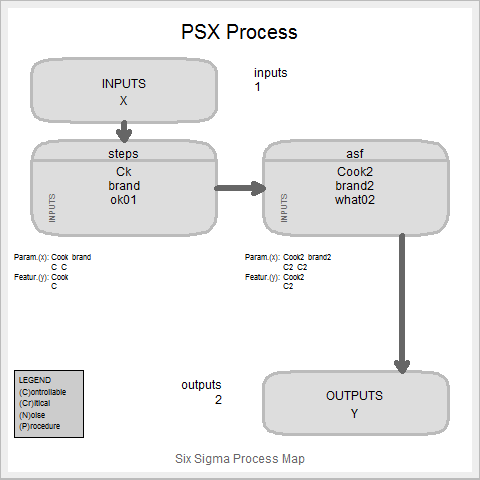

Generate this figure with R:
# Define phase

library("SixSigma")
library("stringr")

fc <- file("define_processmap0_inoutsteps.txt")
raw0 <- strsplit(readLines(fc), ",")

inputs <- sapply(raw0[[1]], str_trim)
outputs <- sapply(raw0[[2]], str_trim)
steps <- sapply(raw0[[3]], str_trim)

# get io
ioraw <- read.csv("define_processmap0_steps.csv")
io <- list()
for (n in unique(ioraw$io)) {
  i <- 1
  io[[n]] <- list()
  for (m in lapply(strsplit(as.character(ioraw[ioraw$io==n, "steps"]), ";"), str_trim)[[1]]) {
    io[[n]][[i]] <- m
     i <- i + 1
  }
  remove(i)
}

# get params
paramraw <- read.csv("define_processmap0_param.csv")
param <- list()
for (n in unique(paramraw$io)) {
  param[[n]] <- paramraw[paramraw$io==n, c("xs", "classification")]
}


# get features
featraw <- read.csv("define_processmap0_feat.csv")
feat <- list()
for (n in unique(featraw$io)) {
  feat[[n]] <- featraw[featraw$io==n, c("ys", "classification")]
}

png("define_processmap0.png")
ss.pMap(steps, inputs, outputs, io, param, feat, main="PSX Process", sub="Six Sigma Process Map")
dev.off()

